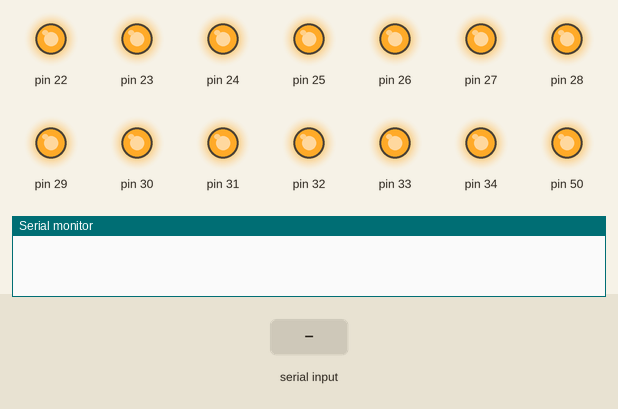
The sketch below on a simulated Arduino Mega 2560, built with avr-gcc and run on an emulated ATmega2560. Parts: output pins drawn as LEDs (lit = HIGH), the last lines printed to the serial monitor. The inputs (shaded band) are chosen by the test bench.

Above: at 1.2 s.
1.3 s: "30,150\n" received over Serial
At 1.6 s:
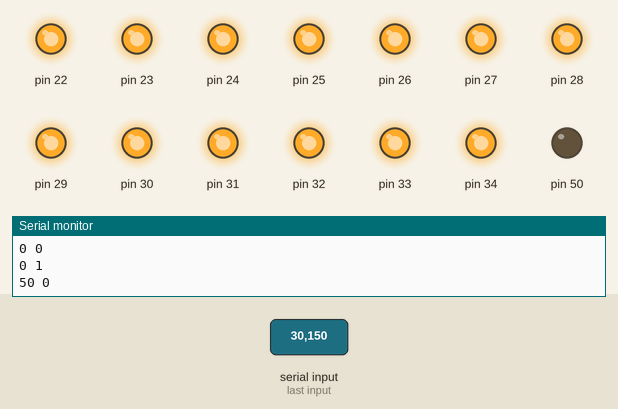
Timing chart, 0 to 4.3 s (numbered marks = the images above; inputs shaded):
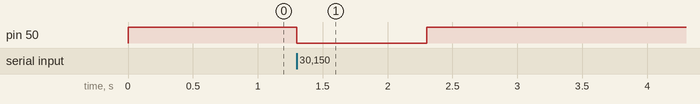

Measured:
- after the input at 1.3 s, pin 50: HIGH → LOW at once, → HIGH 1.0 s later

The sketch:

selectpin.ino
```cpp
// (licence header left out)
// test control panel configuration and wiring


char buff[4];
int pin = 13;


void setup() {
  Serial.begin(57600);
  for (int i = 22; i < 54; i++) {
    pinMode(i, OUTPUT);
    digitalWrite(i, HIGH);
  }
}


void setPin(int pin, int value)
{
  Serial.print(pin);
  Serial.print(" ");
  Serial.println(value);
  digitalWrite(pin, value);
}


void loop() {
  if (Serial.readBytes(buff, 2) > 0) {
    buff[2] = 0;

    setPin(pin, HIGH);

    pin = atoi(buff);
    setPin(pin, LOW);
  }
}
```
